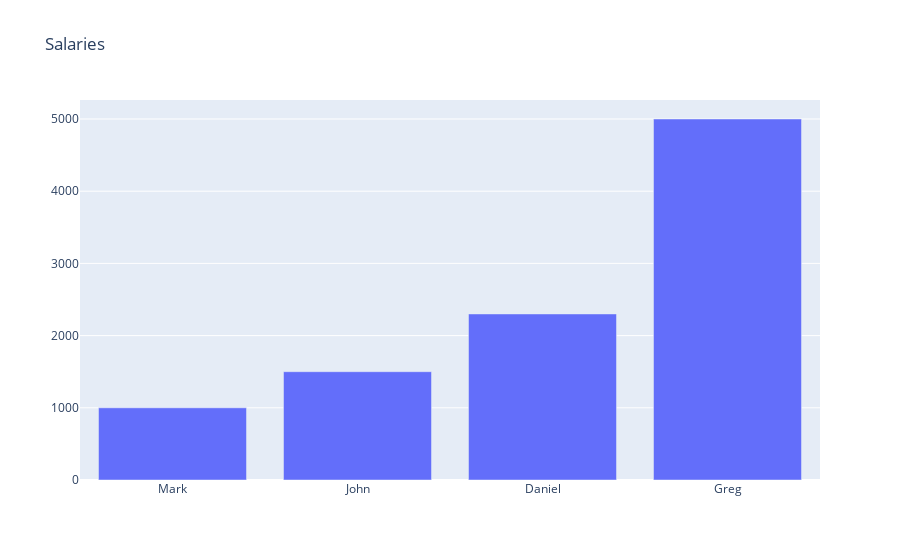

Here is the notebook cell this chart was saved with:
### Code cell
import plotly.graph_objects as go

salaries = [
	("Mark", 1000),
	("John", 1500),
	("Daniel", 2300),
	("Greg", 5000)
]

names = list(map(lambda tup:tup[0], salaries))
salary_values = list(map(lambda tup:tup[1], salaries))


data = go.Bar(x=names, y=salary_values)
layout = {
	'title': 'Salaries'
}
fig = go.Figure(data, layout)
fig.show()

### Figure 1 — Plotly figure (JSON) as saved in the notebook; plotly's stock layout.template omitted (floating-point values rounded to 4 significant figures)
{"data": [{"type": "bar", "x": ["Mark", "John", "Daniel", "Greg"], "y": [1000, 1500, 2300, 5000]}], "layout": {"autosize": true, "title": {"text": "Salaries"}, "xaxis": {"autorange": true, "range": [-0.5, 3.5], "type": "category"}, "yaxis": {"autorange": true, "range": [0, 5263.0], "type": "linear"}}}
